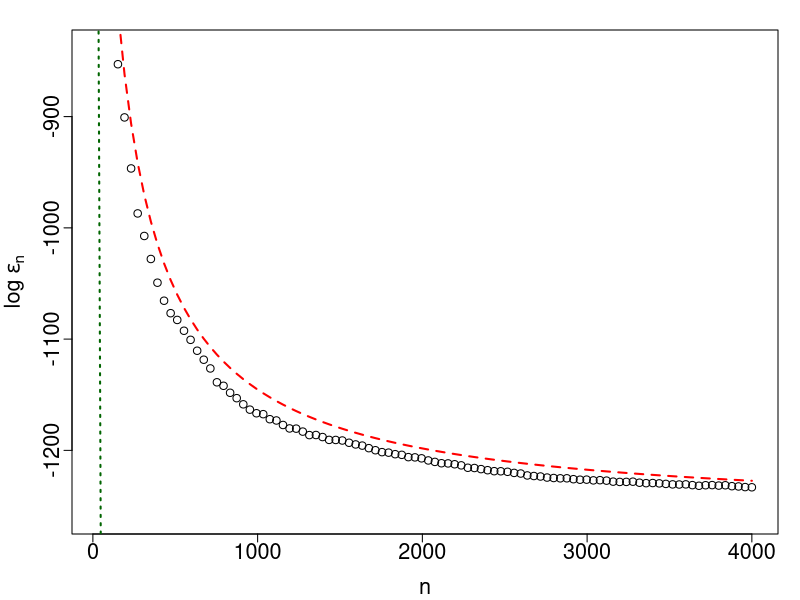

Source code (R):
########################################################################
# This example assumes q = 1, C = Identity, D = 0, m = 0, a = 0, X = 1_n
########################################################################


# FUNCTION DEFS
get_L_fix <- function(A)
{
  r <- ncol(A)
  L <- sum(A^2) + r * r
  return(L)
}

get_eps_fix <- function(Y, Z, S, Tconst, logarithm = TRUE){
  r <- ncol(Y)
  n <- nrow(Y)
  e_M <- eigen(n * S)
  out <- sum(log(e_M$values))
  h <- norm(scale(Y, scale = F), "2") + 
    sqrt(Tconst) * norm(scale(Z, scale = F), "2")
  out <- out - 2 * r * log(h)
  out <- out * (n - r - 2) / 2
  if(!logarithm) out <- exp(out)
  return(out)
}

get_lambda <- function(A, n){
  r <- ncol(A)
  out <- (r + sum(A^2)) / (n - 2 * r - 3)
  return(out)
}

get_L <- function(lambda, S, n){
  return(lambda * n * sum(diag(S)))
}

get_epsilon <- function(S, Tconst, n, logarithm = T){
  r <- ncol(S)
  e_M <- eigen(n * S)
  out <- sum(log(e_M$values)) - sum(log(e_M$values + Tconst))
  out <- out * (n - 2 - r) / 2
  if(!logarithm) out <- exp(out)
  return(out)
}

# SIMULATION
FIG1 <- FALSE # Produces Fig 2 if FALSE
PDF <- FALSE  # Plot in R instead of producing pdf if FALSE
out_dir <- "~/GDrive/Research/var_gibbs/sims/" # end in "/", used if PDF = TRUE

set.seed(3)
r <- 10
n_max <- ifelse(FIG1, 200, 4000)
n_seq <- floor(seq(2 * r + 2 + 10, n_max, length.out = 100))


# Data generating parameters
A <- matrix(runif(r^2, -.5, .5), r, r)
A <- A + t(A) + diag(1, r)
A <- A / (norm(A, "2") + 0.1)
sigma <- 1
Sigma <- diag(sigma^2, r)
R <- chol(Sigma)


# Generate VAR(1)
W <- matrix(rnorm(n_max * r), n_max, r)
for(ii in 2:n_max){
  W[ii, ] <- W[ii - 1, ] %*% A + t(crossprod(R, W[ii, ]))
}

# Allocate
lambda <- rep(0, length(n_seq))
L <- rep(0, length(n_seq))
L_fix <- L
log_eps <- rep(0, length(n_seq))
log_eps_fix <- log_eps
lambda_pop <- rep(0, length(n_seq))
L_pop <- rep(0, length(n_seq))
log_eps_pop <- rep(0, length(n_seq))

# Compute quantities to plot for range of n
for(ii in 1:length(n_seq)){
  Y <- W[2:n_seq[ii], ]
  Z <- W[1:(n_seq[ii] - 1), ]
  fit <- lm(Y ~ Z)
  A_hat <- coef(fit)[-1, , drop = F]
  n <- nobs(fit)
  S <- crossprod(residuals(fit)) / n

  # lambda
  lambda[ii] <- get_lambda(A = A_hat, n = n)
  lambda_pop[ii] <- get_lambda(A = A, n = n)
  
  # L
  L[ii] <- get_L(lambda = lambda[ii], S = S, n = n)
  L_pop[ii] <-  get_L(lambda = lambda_pop[ii], S = Sigma, n = n)
  
  # epsilon
  Tval <- 2 * L[ii] / (1 - lambda[ii]) + 1e-6
  if(Tval <= 0){
    log_eps[ii] <- NA
  } else{
    log_eps[ii] <- get_epsilon(S = S, Tconst = Tval, n = n, logarithm = T)
  }
  
  Tval_pop <- 2 * L_pop[ii] / (1 - lambda_pop[ii]) + 1e-6
  if(Tval_pop <= 0){
    log_eps_pop[ii] <- NA
  } else{
    log_eps_pop[ii] <- get_epsilon(S = Sigma, Tconst = Tval_pop, n = n, logarithm = T)
  }
  
  # Fixed data quantities
  L_fix[ii] <- get_L_fix(A_hat)
  Tval_fix <- 2 * L_fix[ii] + 1e-6
  log_eps_fix[ii] <- get_eps_fix(Y = Y, Z = Z, S = S, Tconst = Tval_fix)
}

# PRODUCE PLOTS
par(cex.axis = 1.3, cex.lab = 1.3)
par(mgp=c(2.2,0.45,0), tcl=-0.4, mar=c(3.3,3.6,1.5,1.1))

if(FIG1){
  if(PDF) pdf(paste(out_dir, "fig_1.pdf", sep = ""), width = 12.5, height = 5)
  par(mfrow = c(1, 2))
  plot(n_seq, lambda, xlab = "n", ylab = expression(lambda[n]))
  abline(v = n_seq[min(which(lambda < 1))], lwd = 2)
  lines(n_seq, lambda_pop, col = "red", lwd = 2, lty = 2)
  plot(n_seq, L,
       xlab = "n",
       ylab = expression(L[n]),
       ylim = c(min(c(L_pop, L, L_fix)), max(c(L, L_fix))))
  abline(a = sigma, b = 0, lwd = 2)
  lines(n_seq, L_pop, col = "red", lwd = 2, lty = 2)
  lines(n_seq, L_fix, col = "darkgreen", lwd = 2, lty = 3)
  if(PDF) dev.off()
  par(mfrow = c(1, 1))
}

if(!FIG1){
  if(PDF) pdf(paste(out_dir, "fig_2.pdf", sep = ""), width = 12.5, height = 5)
  true_log_eps <- -r^2 * (r + sum(A^2))
  plot(n_seq, log_eps,
       xlab = "n",
       ylab = expression(paste("log ", epsilon[n])),
       ylim = c(true_log_eps, true_log_eps / 1.5))
  lines(n_seq,log_eps_pop, col = "red", lwd = 2, lty = 2)
  lines(n_seq,log_eps_fix, col = "darkgreen", lwd = 2, lty = 3)
  if(PDF) dev.off()
}
